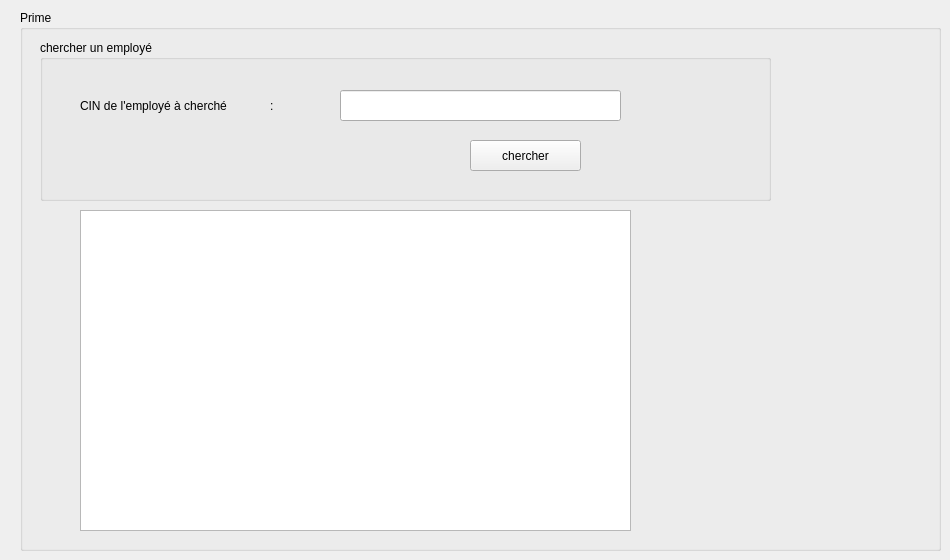
    <widget class="QWidget" name="tab_2">
     <attribute name="title">
      <string>Prime</string>
     </attribute>
     <widget class="QGroupBox" name="groupBox_4">
      <property name="geometry">
       <rect>
        <x>20</x>
        <y>10</y>
        <width>921</width>
        <height>541</height>
       </rect>
      </property>
      <property name="title">
       <string>Prime</string>
      </property>
      <widget class="QTableView" name="tab_prime">
       <property name="geometry">
        <rect>
         <x>60</x>
         <y>200</y>
         <width>551</width>
         <height>321</height>
        </rect>
       </property>
      </widget>
      <widget class="QGroupBox" name="groupBox_supprimer_4">
       <property name="geometry">
        <rect>
         <x>20</x>
         <y>30</y>
         <width>731</width>
         <height>161</height>
        </rect>
       </property>
       <property name="title">
        <string>chercher un employé</string>
       </property>
       <widget class="QLabel" name="label_CIN_7">
        <property name="geometry">
         <rect>
          <x>40</x>
          <y>50</y>
          <width>241</width>
          <height>31</height>
         </rect>
        </property>
        <property name="text">
         <string>CIN de l'employé à cherché             :</string>
        </property>
       </widget>
       <widget class="QLineEdit" name="lineEditCIN_7">
        <property name="geometry">
         <rect>
          <x>300</x>
          <y>50</y>
          <width>281</width>
          <height>31</height>
         </rect>
        </property>
       </widget>
       <widget class="QPushButton" name="pushButton_chercher_3">
        <property name="geometry">
         <rect>
          <x>430</x>
          <y>100</y>
          <width>111</width>
          <height>31</height>
         </rect>
        </property>
        <property name="text">
         <string>chercher</string>
        </property>
       </widget>
      </widget>
     </widget>
    </widget>
